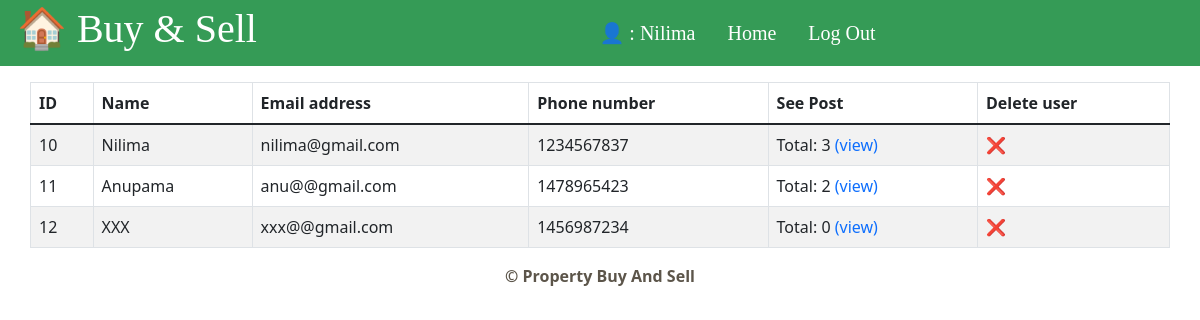
Screenshot of /manage_seller.php (signed in) with the database file from the repository.
### tables this page shows
CREATE TABLE `user_info` (
  `id` int(11) NOT NULL,
  `Name` varchar(255) NOT NULL,
  `role` varchar(11) NOT NULL,
  `Email_address` varchar(255) NOT NULL,
  `Password` varchar(30) NOT NULL,
  `phone_number` int(11) NOT NULL,
  `totalPost` int(11) NOT NULL
);

### manage_seller.php (the view, shortened to what this page needs)
<?php
include_once 'header.php';
?>
<table class="container table table-striped table-hover table-bordered">
<thead>
  <tr>
    <th>ID</th>
    <th>Name</th>
    <th>Email address</th>
    <th>Phone number</th>
    <th>See Post</th>
    <th>Delete user</th>
  </tr>
</thead>
<?php
include_once 'connection.php';
$query = mysqli_query(
        $mysqli_connection,
        'SELECT * FROM user_info where role!="admin"');
    $rowcount = mysqli_num_rows($query);?>
    <tbody>
  <?php  if($rowcount==0){?>
    <P> No data to show</p>
    <?php   }
    else {
    for ($i = 0; $i < $rowcount; ++$i) {
        $row = mysqli_fetch_array($query); ?>
<tr>
                      <td><?php echo $row['id']; ?></td>
                      <td> <?php echo $row['Name']; ?></td>
                      <td><?php echo $row['Email_address']; ?></td>
                      <td><?php echo $row['phone_number']; ?></td>
                      <td>Total: <?php echo $row['totalPost'];?>  <a href="seller_post_view.php?user_id=<?php echo $row['id']; ?>" class="link">(view)</a></td>
                   <td><a href="delete_user.php?id=<?php echo $row['id']; ?>" onclick='return checkdelete()' class="link" >❌</a></td>
    </tr>
                <?php
    }}
    ?>
    </tbody>
    </table>
                <?php
include_once 'footer.php';
    ?>

### style.css (style rules this page uses)
.link { text-decoration: none; text-align:center; }

### rows the page displays
user_info: id "10", Name "Nilima", Email_address "nilima@gmail.com", phone_number "1234567837", totalPost "3"
user_info: id "11", Name "Anupama", Email_address "anu@@gmail.com", phone_number "1478965423", totalPost "2"
user_info: id "12", Name "XXX", Email_address "xxx@@gmail.com", phone_number "1456987234", totalPost "0"

### other values shown
$_SESSION['username'] "Nilima"
